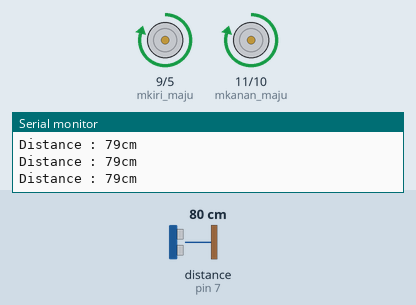
Recording of a sketch running on a simulated Arduino Uno, built with avr-gcc and run on an emulated ATmega328P. Shown: motor-driver pin pairs drawn as motors (green arrow = first pin HIGH = forward, orange = second pin HIGH = backward, longer = more drive), the last lines printed to the serial monitor. Wiring (inferred from the names in the program): ultrasonic range finder: trigger pin 8; echo pin 7. The test bench sets the inputs (shaded band); at power-on: distance to the obstacle (sensor on pin 7) 80 cm. The echo pulse lasts 58.3 µs per cm.

Above: at 1.2 s.
1.3 s: distance to the obstacle (sensor on pin 7) set to 64 cm
2.8 s: distance to the obstacle (sensor on pin 7) set to 57 cm
At 2.98 s:
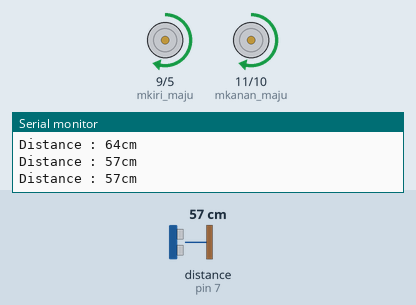
At 4.1 s:
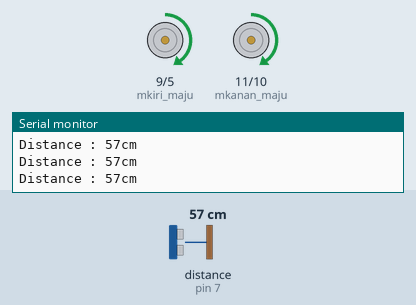
4.5 s: distance to the obstacle (sensor on pin 7) set to 33 cm
6.0 s: distance to the obstacle (sensor on pin 7) set to 28 cm
At 6.16 s:
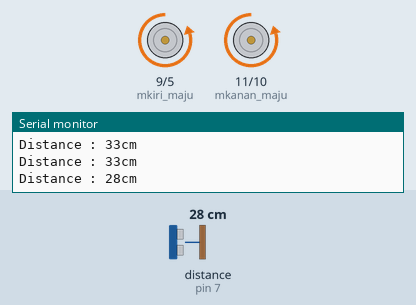
9.0 s: distance to the obstacle (sensor on pin 7) set to 35 cm
10.9 s: distance to the obstacle (sensor on pin 7) set to 2 cm
At 11.3 s:
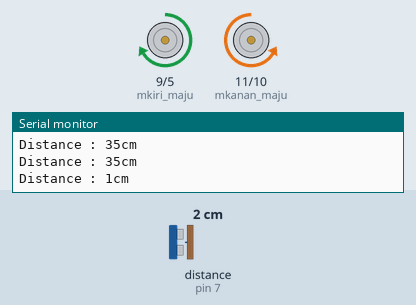
Timing chart, 0 to 14.9 s (numbered marks = the images above; inputs shaded):
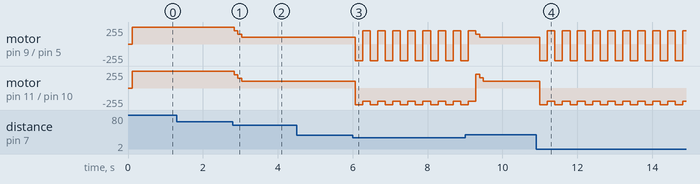

Measured:
- the behaviour switches between 61 and 60 cm on distance to the obstacle (sensor on pin 7) (found by bisection; images 0 and 1)
- the behaviour switches between 31 and 30 cm on distance to the obstacle (sensor on pin 7) (found by bisection; images 2 and 3)
- after the input at 2.8 s, motor on pin 9 (mkiri_maju) / pin 5 (mkiri_mundur), motor on pin 11 (mkanan_maju) / pin 10 (mkanan_mundur): forward 250/255 → forward 200/255 at once, → forward 150/255 0.10 s later, → forward 100/255 0.10 s later
- after the input at 6.0 s, motor on pin 9 (mkiri_maju) / pin 5 (mkiri_mundur): alternates backward 250/255 for 0.20 s and forward 200/255 for 0.20 s, starting after 0.07 s; motor on pin 11 (mkanan_maju) / pin 10 (mkanan_mundur): alternates backward 250/255 for 0.20 s and backward 200/255 for 0.20 s, starting after 0.07 s
- after the input at 10.9 s, motor on pin 9 (mkiri_maju) / pin 5 (mkiri_mundur): alternates backward 250/255 for 0.20 s and forward 200/255 for 0.20 s, starting after 0.10 s; motor on pin 11 (mkanan_maju) / pin 10 (mkanan_mundur): alternates backward 250/255 for 0.20 s and backward 200/255 for 0.20 s, starting after 0.10 s

The sketch:

Wall_Avoider_Evo.ino
```cpp
#define mkiri_maju 9 //in3
#define mkiri_mundur 5 //in4

#define mkanan_maju 11 //in1
#define mkanan_mundur 10 //in2

#define echoPin 7
#define triggerPin 8

// deteksi putih = 208+-10
// deteksi hitam = 920 +- 10

int nilai_makiri = 0;
int nilai_makanan = 0;
int nilai_mukiri = 0;
int nilai_mukanan = 0;

unsigned long waktuS;
unsigned long waktuL1 = 0;
unsigned long waktuL2 = 0;
unsigned long waktuL3 = 0;

long duration;
int distance;
int mundur = 0;
#include "UltrasonicOK.h"

void setup(){
  pinMode (triggerPin, OUTPUT);
  pinMode (echoPin, INPUT);
  Serial.begin(9600);
}

void loop(){
  waktuS = millis();
  if(waktuS - waktuL1 > 100){
    waktuL1 = waktuS;
    Sultra();
  }
  if(waktuS - waktuL2 > 100){
    waktuL2 = waktuS;
    if(distance <= 30){
      berhenti();
      nilai_makiri = 0;
      nilai_mukanan = 250;
      nilai_mukiri = 250;
      nilai_makanan = 0;
      motor();
      delay(200);

      nilai_makiri = 200;
      nilai_mukanan = 200;
      nilai_mukiri = 0;
      nilai_makanan = 0;
      motor();
      delay(200);
      //Serial.println("Belok Kanan");
    }
    else if(distance >= 30 && distance <= 60){
      nilai_makiri = nilai_makiri - 50;
      nilai_makanan = nilai_makanan - 50;
      nilai_mukiri = 0;
      nilai_mukanan = 0;
      if(nilai_makiri < 100){
        nilai_makiri = 100;
        nilai_makanan = 100;
        nilai_mukiri = 0;
        nilai_mukanan = 0;
      }
      motor();
      //Serial.println("Pelan2");
    }
    else if (distance >= 51){
      nilai_makiri = 250;
      nilai_makanan = 250;
      nilai_mukiri = 0;
      nilai_mukanan = 0;
      motor();
      //Serial.println("Maju");
    }
  }
}

void motor(){
  analogWrite(mkiri_maju,nilai_makiri);
  analogWrite(mkiri_mundur,nilai_mukiri);
  analogWrite(mkanan_maju,nilai_makanan);
  analogWrite(mkanan_mundur,nilai_mukanan);
  delayMicroseconds(2);
}

void berhenti(){
  analogWrite(mkiri_maju,0);
  analogWrite(mkiri_mundur,0);
  analogWrite(mkanan_maju,0);
  analogWrite(mkanan_mundur,0);
  delayMicroseconds(2);
}

void printspeed(){
  Serial.println(nilai_mukiri);
  Serial.println(nilai_mukanan);
  Serial.println(nilai_makiri);
  Serial.println(nilai_makanan);
}
```

UltrasonicOK.h
```cpp
void Sultra(){
// ------ SENSOR ULTRASONIC --------//
  digitalWrite (triggerPin, LOW);
  delayMicroseconds(2);

  digitalWrite(triggerPin,HIGH);
  delayMicroseconds(10);
  digitalWrite(triggerPin,LOW);

  duration = pulseIn(echoPin,HIGH);
  distance = duration*0.034/2;
  if(distance >= 3){
    distance = distance +1;
  }
  else if(distance==4){
    distance=4;
  }
  else if(distance < 3){
    distance = duration*0.034/2;
  }

  Serial.print("Distance : ");
  Serial.print(distance);
  Serial.println("cm");
  //-------- END SENSOR ULTRASONIC ------//
}
```
